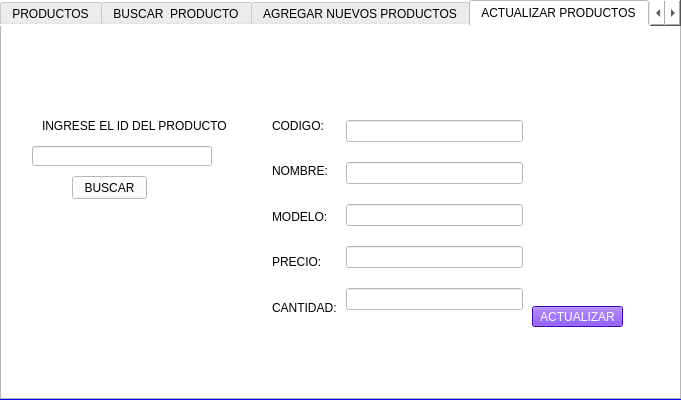
<?xml version="1.0" encoding="UTF-8"?>
<ui version="4.0">
 <class>Form</class>
 <widget class="QWidget" name="Form">
  <property name="geometry">
   <rect>
    <x>0</x>
    <y>0</y>
    <width>681</width>
    <height>400</height>
   </rect>
  </property>
  <property name="minimumSize">
   <size>
    <width>681</width>
    <height>400</height>
   </size>
  </property>
  <property name="windowTitle">
   <string>REGISTRO DE PRODUCTOS</string>
  </property>
  <property name="styleSheet">
   <string notr="true">background-color: rgb(0, 0, 255);</string>
  </property>
  <widget class="QTabWidget" name="pantalla">
   <property name="geometry">
    <rect>
     <x>0</x>
     <y>0</y>
     <width>681</width>
     <height>400</height>
    </rect>
   </property>
   <property name="minimumSize">
    <size>
     <width>681</width>
     <height>400</height>
    </size>
   </property>
   <property name="styleSheet">
    <string notr="true">background-color: rgb(255, 255, 255);
color: rgb(0, 0, 0);</string>
   </property>
   <property name="currentIndex">
    <number>3</number>
   </property>
   <widget class="QWidget" name="tab_5">
    <attribute name="title">
     <string>PRODUCTOS</string>
    </attribute>
    <widget class="QPushButton" name="bt_refrescar">
     <property name="geometry">
      <rect>
       <x>550</x>
       <y>320</y>
       <width>75</width>
       <height>23</height>
      </rect>
     </property>
     <property name="styleSheet">
      <string notr="true">background-color: rgb(85, 0, 255);
color: rgb(255, 255, 255);
font: 75 10pt &quot;MS Shell Dlg 2&quot;;</string>
     </property>
     <property name="text">
      <string>REFESCRAR</string>
     </property>
    </widget>
    <widget class="QTableWidget" name="tabla_productos">
     <property name="geometry">
      <rect>
       <x>30</x>
       <y>60</y>
       <width>511</width>
       <height>281</height>
      </rect>
     </property>
     <property name="rowCount">
      <number>0</number>
     </property>
     <property name="columnCount">
      <number>5</number>
     </property>
     <column>
      <property name="text">
       <string>Codigo</string>
      </property>
      <property name="font">
       <font>
        <weight>75</weight>
        <bold>true</bold>
       </font>
      </property>
      <property name="textAlignment">
       <set>AlignCenter</set>
      </property>
      <property name="background">
       <color>
        <red>255</red>
        <green>0</green>
        <blue>191</blue>
       </color>
      </property>
     </column>
     <column>
      <property name="text">
       <string>Nombre</string>
      </property>
      <property name="font">
       <font>
        <weight>75</weight>
        <bold>true</bold>
       </font>
      </property>
      <property name="textAlignment">
       <set>AlignCenter</set>
      </property>
      <property name="background">
       <color>
        <red>85</red>
        <green>255</green>
        <blue>127</blue>
       </color>
      </property>
     </column>
     <column>
      <property name="text">
       <string>Modelo</string>
      </property>
      <property name="font">
       <font>
        <weight>75</weight>
        <bold>true</bold>
       </font>
      </property>
      <property name="textAlignment">
       <set>AlignCenter</set>
      </property>
      <property name="background">
       <color>
        <red>255</red>
        <green>248</green>
        <blue>53</blue>
       </color>
      </property>
     </column>
     <column>
      <property name="text">
       <string>Precio</string>
      </property>
      <property name="font">
       <font>
        <weight>75</weight>
        <bold>true</bold>
       </font>
      </property>
      <property name="textAlignment">
       <set>AlignCenter</set>
      </property>
      <property name="background">
       <color>
        <red>0</red>
        <green>170</green>
        <blue>127</blue>
       </color>
      </property>
     </column>
     <column>
      <property name="text">
       <string>Cantidad</string>
      </property>
      <property name="font">
       <font>
        <weight>75</weight>
        <bold>true</bold>
       </font>
      </property>
      <property name="textAlignment">
       <set>AlignCenter</set>
      </property>
      <property name="background">
       <color>
        <red>255</red>
        <green>170</green>
        <blue>0</blue>
       </color>
      </property>
     </column>
    </widget>
   </widget>
   <widget class="QWidget" name="tab">
    <attribute name="title">
     <string>BUSCAR  PRODUCTO</string>
    </attribute>
    <widget class="QPushButton" name="bt_buscar">
     <property name="geometry">
      <rect>
       <x>550</x>
       <y>330</y>
       <width>75</width>
       <height>23</height>
      </rect>
     </property>
     <property name="styleSheet">
      <string notr="true">background-color: rgb(85, 0, 255);
color: rgb(255, 255, 255);
font: 75 10pt &quot;MS Shell Dlg 2&quot;;</string>
     </property>
     <property name="text">
      <string>BUSCAR</string>
     </property>
    </widget>
    <widget class="QLineEdit" name="codigoB">
     <property name="geometry">
      <rect>
       <x>72</x>
       <y>51</y>
       <width>101</width>
       <height>20</height>
      </rect>
     </property>
     <property name="text">
      <string/>
     </property>
    </widget>
    <widget class="QLabel" name="label">
     <property name="geometry">
      <rect>
       <x>21</x>
       <y>51</y>
       <width>45</width>
       <height>16</height>
      </rect>
     </property>
     <property name="text">
      <string>CODIGO:</string>
     </property>
    </widget>
    <widget class="QTableWidget" name="tabla_buscar">
     <property name="geometry">
      <rect>
       <x>30</x>
       <y>90</y>
       <width>511</width>
       <height>261</height>
      </rect>
     </property>
     <property name="rowCount">
      <number>0</number>
     </property>
     <property name="columnCount">
      <number>5</number>
     </property>
     <column>
      <property name="text">
       <string>Codigo</string>
      </property>
      <property name="font">
       <font>
        <weight>75</weight>
        <bold>true</bold>
       </font>
      </property>
      <property name="textAlignment">
       <set>AlignCenter</set>
      </property>
      <property name="background">
       <color>
        <red>255</red>
        <green>0</green>
        <blue>191</blue>
       </color>
      </property>
     </column>
     <column>
      <property name="text">
       <string>Nombre</string>
      </property>
      <property name="font">
       <font>
        <weight>75</weight>
        <bold>true</bold>
       </font>
      </property>
      <property name="textAlignment">
       <set>AlignCenter</set>
      </property>
      <property name="background">
       <color>
        <red>85</red>
        <green>255</green>
        <blue>127</blue>
       </color>
      </property>
     </column>
     <column>
      <property name="text">
       <string>Modelo</string>
      </property>
      <property name="font">
       <font>
        <weight>75</weight>
        <bold>true</bold>
       </font>
      </property>
      <property name="textAlignment">
       <set>AlignCenter</set>
      </property>
      <property name="background">
       <color>
        <red>255</red>
        <green>248</green>
        <blue>53</blue>
       </color>
      </property>
     </column>
     <column>
      <property name="text">
       <string>Precio</string>
      </property>
      <property name="font">
       <font>
        <weight>75</weight>
        <bold>true</bold>
       </font>
      </property>
      <property name="textAlignment">
       <set>AlignCenter</set>
      </property>
      <property name="background">
       <color>
        <red>0</red>
        <green>170</green>
        <blue>127</blue>
       </color>
      </property>
     </column>
     <column>
      <property name="text">
       <string>Cantidad</string>
      </property>
      <property name="font">
       <font>
        <weight>75</weight>
        <bold>true</bold>
       </font>
      </property>
      <property name="textAlignment">
       <set>AlignCenter</set>
      </property>
      <property name="background">
       <color>
        <red>255</red>
        <green>170</green>
        <blue>0</blue>
       </color>
      </property>
     </column>
    </widget>
   </widget>
   <widget class="QWidget" name="tab_2">
    <attribute name="title">
     <string>AGREGAR NUEVOS PRODUCTOS</string>
    </attribute>
    <widget class="QPushButton" name="bt_agregar">
     <property name="geometry">
      <rect>
       <x>420</x>
       <y>260</y>
       <width>75</width>
       <height>23</height>
      </rect>
     </property>
     <property name="styleSheet">
      <string notr="true">background-color: rgb(85, 0, 255);
color: rgb(255, 255, 255);
font: 75 10pt &quot;MS Shell Dlg 2&quot;;</string>
     </property>
     <property name="text">
      <string>AGREGAR</string>
     </property>
    </widget>
    <widget class="QWidget" name="layoutWidget">
     <property name="geometry">
      <rect>
       <x>170</x>
       <y>70</y>
       <width>231</width>
       <height>211</height>
      </rect>
     </property>
     <layout class="QHBoxLayout" name="horizontalLayout">
      <item>
       <layout class="QVBoxLayout" name="verticalLayout_2">
        <item>
         <widget class="QLabel" name="label_2">
          <property name="text">
           <string>CODIGO:</string>
          </property>
         </widget>
        </item>
        <item>
         <widget class="QLabel" name="label_3">
          <property name="text">
           <string>NOMBRE:</string>
          </property>
         </widget>
        </item>
        <item>
         <widget class="QLabel" name="label_4">
          <property name="text">
           <string>MODELO:</string>
          </property>
         </widget>
        </item>
        <item>
         <widget class="QLabel" name="label_5">
          <property name="text">
           <string>PRECIO: </string>
          </property>
         </widget>
        </item>
        <item>
         <widget class="QLabel" name="label_6">
          <property name="text">
           <string>CANTIDAD: </string>
          </property>
         </widget>
        </item>
       </layout>
      </item>
      <item>
       <layout class="QVBoxLayout" name="verticalLayout">
        <item>
         <widget class="QLineEdit" name="codigoA"/>
        </item>
        <item>
         <widget class="QLineEdit" name="nombreA"/>
        </item>
        <item>
         <widget class="QLineEdit" name="modeloA"/>
        </item>
        <item>
         <widget class="QLineEdit" name="precioA"/>
        </item>
        <item>
         <widget class="QLineEdit" name="cantidadA"/>
        </item>
       </layout>
      </item>
     </layout>
    </widget>
   </widget>
   <widget class="QWidget" name="tab_3">
    <attribute name="title">
     <string>ACTUALIZAR PRODUCTOS</string>
    </attribute>
    <widget class="QPushButton" name="bt_actualizar">
     <property name="geometry">
      <rect>
       <x>530</x>
       <y>280</y>
       <width>91</width>
       <height>21</height>
      </rect>
     </property>
     <property name="styleSheet">
      <string notr="true">background-color: rgb(85, 0, 255);
color: rgb(255, 255, 255);
font: 75 10pt &quot;MS Shell Dlg 2&quot;;</string>
     </property>
     <property name="text">
      <string>ACTUALIZAR</string>
     </property>
    </widget>
    <widget class="QWidget" name="layoutWidget">
     <property name="geometry">
      <rect>
       <x>270</x>
       <y>80</y>
       <width>251</width>
       <height>221</height>
      </rect>
     </property>
     <layout class="QHBoxLayout" name="horizontalLayout_2">
      <item>
       <layout class="QVBoxLayout" name="verticalLayout_4">
        <item>
         <widget class="QLabel" name="label_7">
          <property name="text">
           <string>CODIGO:</string>
          </property>
         </widget>
        </item>
        <item>
         <widget class="QLabel" name="label_8">
          <property name="text">
           <string>NOMBRE:</string>
          </property>
         </widget>
        </item>
        <item>
         <widget class="QLabel" name="label_9">
          <property name="text">
           <string>MODELO:</string>
          </property>
         </widget>
        </item>
        <item>
         <widget class="QLabel" name="label_10">
          <property name="text">
           <string>PRECIO: </string>
          </property>
         </widget>
        </item>
        <item>
         <widget class="QLabel" name="label_11">
          <property name="text">
           <string>CANTIDAD: </string>
          </property>
         </widget>
        </item>
       </layout>
      </item>
      <item>
       <layout class="QVBoxLayout" name="verticalLayout_3">
        <item>
         <widget class="QLineEdit" name="codigo_actualizar"/>
        </item>
        <item>
         <widget class="QLineEdit" name="nombre_actualizar"/>
        </item>
        <item>
         <widget class="QLineEdit" name="modelo_actualizar"/>
        </item>
        <item>
         <widget class="QLineEdit" name="precio_actualizar"/>
        </item>
        <item>
         <widget class="QLineEdit" name="cantidad_actualizar"/>
        </item>
       </layout>
      </item>
     </layout>
    </widget>
    <widget class="QLineEdit" name="id_producto">
     <property name="geometry">
      <rect>
       <x>30</x>
       <y>120</y>
       <width>180</width>
       <height>20</height>
      </rect>
     </property>
    </widget>
    <widget class="QLabel" name="label_13">
     <property name="geometry">
      <rect>
       <x>40</x>
       <y>80</y>
       <width>191</width>
       <height>39</height>
      </rect>
     </property>
     <property name="text">
      <string>INGRESE EL ID DEL PRODUCTO</string>
     </property>
    </widget>
    <widget class="QPushButton" name="id_buscar">
     <property name="geometry">
      <rect>
       <x>70</x>
       <y>150</y>
       <width>75</width>
       <height>23</height>
      </rect>
     </property>
     <property name="styleSheet">
      <string notr="true">background-color: rgb(255, 255, 255);</string>
     </property>
     <property name="text">
      <string>BUSCAR</string>
     </property>
    </widget>
   </widget>
   <widget class="QWidget" name="tab_4">
    <attribute name="title">
     <string>BORRAR PRODUCTOS</string>
    </attribute>
    <widget class="QLineEdit" name="codigo_borrar">
     <property name="geometry">
      <rect>
       <x>91</x>
       <y>50</y>
       <width>101</width>
       <height>20</height>
      </rect>
     </property>
     <property name="text">
      <string/>
     </property>
    </widget>
    <widget class="QLabel" name="label_12">
     <property name="geometry">
      <rect>
       <x>40</x>
       <y>50</y>
       <width>45</width>
       <height>16</height>
      </rect>
     </property>
     <property name="text">
      <string>CODIGO:</string>
     </property>
    </widget>
    <widget class="QPushButton" name="borrar_ok">
     <property name="geometry">
      <rect>
       <x>200</x>
       <y>50</y>
       <width>91</width>
       <height>23</height>
      </rect>
     </property>
     <property name="styleSheet">
      <string notr="true">background-color: rgb(255, 0, 127);</string>
     </property>
     <property name="text">
      <string>OK</string>
     </property>
    </widget>
    <widget class="QPushButton" name="bt_borrar">
     <property name="geometry">
      <rect>
       <x>560</x>
       <y>290</y>
       <width>75</width>
       <height>23</height>
      </rect>
     </property>
     <property name="styleSheet">
      <string notr="true">background-color: rgb(85, 0, 255);
color: rgb(255, 255, 255);
font: 75 10pt &quot;MS Shell Dlg 2&quot;;</string>
     </property>
     <property name="text">
      <string>BORRAR</string>
     </property>
    </widget>
    <widget class="QTableWidget" name="tabla_borrar">
     <property name="geometry">
      <rect>
       <x>30</x>
       <y>80</y>
       <width>511</width>
       <height>231</height>
      </rect>
     </property>
     <property name="rowCount">
      <number>0</number>
     </property>
     <property name="columnCount">
      <number>5</number>
     </property>
     <column>
      <property name="text">
       <string>Codigo</string>
      </property>
      <property name="font">
       <font>
        <weight>75</weight>
        <bold>true</bold>
       </font>
      </property>
      <property name="textAlignment">
       <set>AlignCenter</set>
      </property>
      <property name="background">
       <color>
        <red>255</red>
        <green>0</green>
        <blue>191</blue>
       </color>
      </property>
     </column>
     <column>
      <property name="text">
       <string>Nombre</string>
      </property>
      <property name="font">
       <font>
        <weight>75</weight>
        <bold>true</bold>
       </font>
      </property>
      <property name="textAlignment">
       <set>AlignCenter</set>
      </property>
      <property name="background">
       <color>
        <red>85</red>
        <green>255</green>
        <blue>127</blue>
       </color>
      </property>
     </column>
     <column>
      <property name="text">
       <string>Modelo</string>
      </property>
      <property name="font">
       <font>
        <weight>75</weight>
        <bold>true</bold>
       </font>
      </property>
      <property name="textAlignment">
       <set>AlignCenter</set>
      </property>
      <property name="background">
       <color>
        <red>255</red>
        <green>248</green>
        <blue>53</blue>
       </color>
      </property>
     </column>
     <column>
      <property name="text">
       <string>Precio</string>
      </property>
      <property name="font">
       <font>
        <weight>75</weight>
        <bold>true</bold>
       </font>
      </property>
      <property name="textAlignment">
       <set>AlignCenter</set>
      </property>
      <property name="background">
       <color>
        <red>0</red>
        <green>170</green>
        <blue>127</blue>
       </color>
      </property>
     </column>
     <column>
      <property name="text">
       <string>Cantidad</string>
      </property>
      <property name="font">
       <font>
        <weight>75</weight>
        <bold>true</bold>
       </font>
      </property>
      <property name="textAlignment">
       <set>AlignCenter</set>
      </property>
      <property name="background">
       <color>
        <red>255</red>
        <green>170</green>
        <blue>0</blue>
       </color>
      </property>
     </column>
    </widget>
   </widget>
  </widget>
 </widget>
 <resources/>
 <connections/>
</ui>
